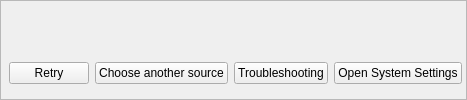
        <widget class="QFrame" name="frame_sourceError">
         <property name="frameShape">
          <enum>QFrame::StyledPanel</enum>
         </property>
         <layout class="QVBoxLayout" name="verticalLayout_sourceError">
          <property name="spacing">
           <number>4</number>
          </property>
          <property name="leftMargin">
           <number>8</number>
          </property>
          <property name="topMargin">
           <number>4</number>
          </property>
          <property name="rightMargin">
           <number>4</number>
          </property>
          <property name="bottomMargin">
           <number>4</number>
          </property>
          <item>
           <widget class="QLabel" name="label_sourceError">
            <property name="sizePolicy">
             <sizepolicy hsizetype="Expanding" vsizetype="Preferred">
              <horstretch>0</horstretch>
              <verstretch>0</verstretch>
             </sizepolicy>
            </property>
            <property name="minimumSize">
             <size>
              <width>120</width>
              <height>0</height>
             </size>
            </property>
            <property name="textFormat">
             <enum>Qt::RichText</enum>
            </property>
            <property name="wordWrap">
             <bool>true</bool>
            </property>
           </widget>
          </item>
          <item>
           <widget class="QWidget" name="widget_sourceErrorButtons" native="true">
            <layout class="QHBoxLayout" name="horizontalLayout_sourceErrorButtons">
             <property name="spacing">
              <number>6</number>
             </property>
             <property name="leftMargin">
              <number>0</number>
             </property>
             <property name="topMargin">
              <number>0</number>
             </property>
             <property name="rightMargin">
              <number>0</number>
             </property>
             <property name="bottomMargin">
              <number>0</number>
             </property>
             <item>
              <spacer name="horizontalSpacer_sourceError">
               <property name="orientation">
                <enum>Qt::Horizontal</enum>
               </property>
               <property name="sizeHint" stdset="0">
                <size>
                 <width>0</width>
                 <height>20</height>
                </size>
               </property>
              </spacer>
             </item>
                <item>
                 <widget class="QPushButton" name="pushButton_retrySource">
                  <property name="toolTip">
                   <string>Open the source again</string>
                  </property>
                  <property name="text">
                   <string>Retry</string>
                  </property>
                 </widget>
                </item>
                <item>
                 <widget class="QPushButton" name="pushButton_chooseSource">
                  <property name="toolTip">
                   <string>Pick another camera, file, stream or screen</string>
                  </property>
                  <property name="text">
                   <string>Choose another source</string>
                  </property>
                 </widget>
                </item>
                <item>
                 <widget class="QPushButton" name="pushButton_sourceTroubleshooting">
                  <property name="toolTip">
                   <string>Open the troubleshooting guide for sources in the browser</string>
                  </property>
                  <property name="text">
                   <string>Troubleshooting</string>
                  </property>
                 </widget>
                </item>
                <item>
                 <widget class="QPushButton" name="pushButton_openScreenSettings">
                  <property name="toolTip">
                   <string>Open Privacy &amp; Security › Screen Recording in System Settings</string>
                  </property>
                  <property name="text">
                   <string>Open System Settings</string>
                  </property>
                 </widget>
                </item>
            </layout>
           </widget>
          </item>
         </layout>
        </widget>
